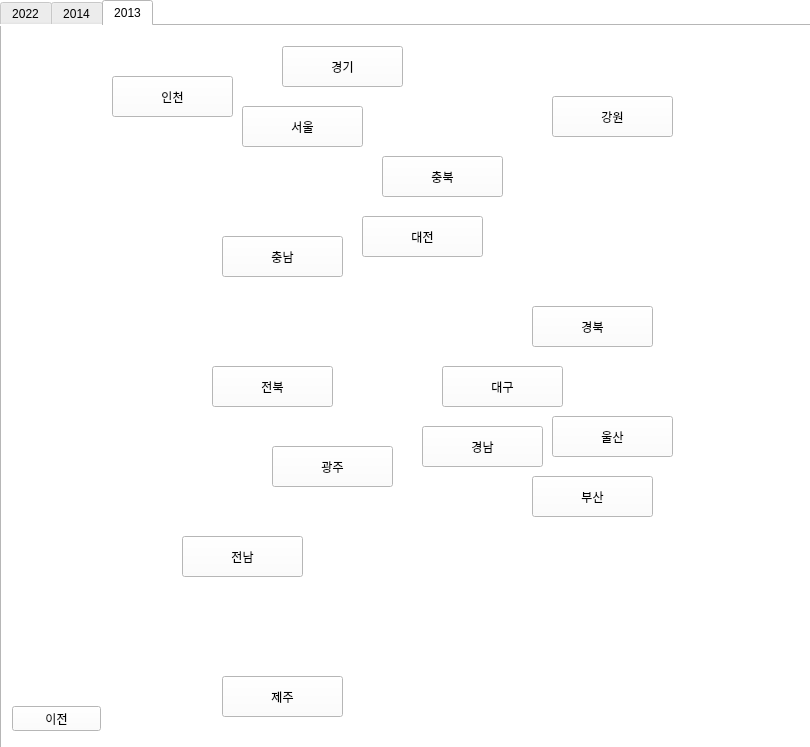
<?xml version="1.0" encoding="UTF-8"?>
<ui version="4.0">
 <class>Form</class>
 <widget class="QWidget" name="Form">
  <property name="geometry">
   <rect>
    <x>0</x>
    <y>0</y>
    <width>810</width>
    <height>747</height>
   </rect>
  </property>
  <property name="windowTitle">
   <string>Form</string>
  </property>
  <widget class="QStackedWidget" name="stackedWidget">
   <property name="geometry">
    <rect>
     <x>0</x>
     <y>0</y>
     <width>811</width>
     <height>801</height>
    </rect>
   </property>
   <property name="styleSheet">
    <string notr="true">background-color: white;</string>
   </property>
   <property name="currentIndex">
    <number>1</number>
   </property>
   <widget class="QWidget" name="page0">
    <widget class="QPushButton" name="p1btn">
     <property name="geometry">
      <rect>
       <x>10</x>
       <y>20</y>
       <width>401</width>
       <height>111</height>
      </rect>
     </property>
     <property name="text">
      <string>PushButton</string>
     </property>
    </widget>
    <widget class="QPushButton" name="p2btn">
     <property name="geometry">
      <rect>
       <x>10</x>
       <y>140</y>
       <width>401</width>
       <height>111</height>
      </rect>
     </property>
     <property name="text">
      <string>PushButton</string>
     </property>
    </widget>
   </widget>
   <widget class="QWidget" name="page1">
    <widget class="QTabWidget" name="tabWidget">
     <property name="geometry">
      <rect>
       <x>0</x>
       <y>0</y>
       <width>811</width>
       <height>751</height>
      </rect>
     </property>
     <property name="currentIndex">
      <number>2</number>
     </property>
     <widget class="QWidget" name="tab_3">
      <attribute name="title">
       <string>2022</string>
      </attribute>
      <widget class="QLabel" name="label_4">
       <property name="geometry">
        <rect>
         <x>0</x>
         <y>0</y>
         <width>811</width>
         <height>721</height>
        </rect>
       </property>
       <property name="styleSheet">
        <string notr="true">background-image: url(&quot;/home/iot/다운로드/12.png&quot;)</string>
       </property>
       <property name="text">
        <string/>
       </property>
       <property name="pixmap">
        <pixmap>../../다운로드/12.png</pixmap>
       </property>
      </widget>
      <widget class="QPushButton" name="q2b_3">
       <property name="geometry">
        <rect>
         <x>220</x>
         <y>60</y>
         <width>121</width>
         <height>41</height>
        </rect>
       </property>
       <property name="text">
        <string>서울</string>
       </property>
      </widget>
      <widget class="QPushButton" name="q15b">
       <property name="geometry">
        <rect>
         <x>150</x>
         <y>140</y>
         <width>121</width>
         <height>41</height>
        </rect>
       </property>
       <property name="text">
        <string>세종</string>
       </property>
      </widget>
     </widget>
     <widget class="QWidget" name="tab_2">
      <attribute name="title">
       <string>2014</string>
      </attribute>
      <widget class="QLabel" name="label_3">
       <property name="geometry">
        <rect>
         <x>0</x>
         <y>0</y>
         <width>811</width>
         <height>721</height>
        </rect>
       </property>
       <property name="styleSheet">
        <string notr="true">background-image: url(&quot;/home/iot/다운로드/12.png&quot;)</string>
       </property>
       <property name="text">
        <string/>
       </property>
       <property name="pixmap">
        <pixmap>../../다운로드/12.png</pixmap>
       </property>
      </widget>
      <widget class="QPushButton" name="q2b_2">
       <property name="geometry">
        <rect>
         <x>240</x>
         <y>80</y>
         <width>121</width>
         <height>41</height>
        </rect>
       </property>
       <property name="text">
        <string>서울</string>
       </property>
      </widget>
     </widget>
     <widget class="QWidget" name="tab">
      <attribute name="title">
       <string>2013</string>
      </attribute>
      <widget class="QPushButton" name="q5b">
       <property name="geometry">
        <rect>
         <x>110</x>
         <y>50</y>
         <width>121</width>
         <height>41</height>
        </rect>
       </property>
       <property name="text">
        <string>인천</string>
       </property>
      </widget>
      <widget class="QPushButton" name="q7b">
       <property name="geometry">
        <rect>
         <x>220</x>
         <y>210</y>
         <width>121</width>
         <height>41</height>
        </rect>
       </property>
       <property name="text">
        <string>충남</string>
       </property>
      </widget>
      <widget class="QPushButton" name="q1b">
       <property name="geometry">
        <rect>
         <x>280</x>
         <y>20</y>
         <width>121</width>
         <height>41</height>
        </rect>
       </property>
       <property name="text">
        <string>경기</string>
       </property>
      </widget>
      <widget class="QPushButton" name="q2b">
       <property name="geometry">
        <rect>
         <x>240</x>
         <y>80</y>
         <width>121</width>
         <height>41</height>
        </rect>
       </property>
       <property name="text">
        <string>서울</string>
       </property>
      </widget>
      <widget class="QPushButton" name="q11b">
       <property name="geometry">
        <rect>
         <x>360</x>
         <y>190</y>
         <width>121</width>
         <height>41</height>
        </rect>
       </property>
       <property name="text">
        <string>대전</string>
       </property>
      </widget>
      <widget class="QPushButton" name="q9b">
       <property name="geometry">
        <rect>
         <x>380</x>
         <y>130</y>
         <width>121</width>
         <height>41</height>
        </rect>
       </property>
       <property name="text">
        <string>충북</string>
       </property>
      </widget>
      <widget class="QPushButton" name="q6b">
       <property name="geometry">
        <rect>
         <x>530</x>
         <y>280</y>
         <width>121</width>
         <height>41</height>
        </rect>
       </property>
       <property name="text">
        <string>경북</string>
       </property>
      </widget>
      <widget class="QPushButton" name="q10b">
       <property name="geometry">
        <rect>
         <x>550</x>
         <y>70</y>
         <width>121</width>
         <height>41</height>
        </rect>
       </property>
       <property name="text">
        <string>강원</string>
       </property>
      </widget>
      <widget class="QPushButton" name="q8b">
       <property name="geometry">
        <rect>
         <x>210</x>
         <y>340</y>
         <width>121</width>
         <height>41</height>
        </rect>
       </property>
       <property name="text">
        <string>전북</string>
       </property>
      </widget>
      <widget class="QPushButton" name="q12b">
       <property name="geometry">
        <rect>
         <x>270</x>
         <y>420</y>
         <width>121</width>
         <height>41</height>
        </rect>
       </property>
       <property name="text">
        <string>광주</string>
       </property>
      </widget>
      <widget class="QPushButton" name="q17b">
       <property name="geometry">
        <rect>
         <x>180</x>
         <y>510</y>
         <width>121</width>
         <height>41</height>
        </rect>
       </property>
       <property name="text">
        <string>전남</string>
       </property>
      </widget>
      <widget class="QPushButton" name="q14b">
       <property name="geometry">
        <rect>
         <x>220</x>
         <y>650</y>
         <width>121</width>
         <height>41</height>
        </rect>
       </property>
       <property name="text">
        <string>제주</string>
       </property>
      </widget>
      <widget class="QPushButton" name="q4b">
       <property name="geometry">
        <rect>
         <x>420</x>
         <y>400</y>
         <width>121</width>
         <height>41</height>
        </rect>
       </property>
       <property name="text">
        <string>경남</string>
       </property>
      </widget>
      <widget class="QPushButton" name="q16b">
       <property name="geometry">
        <rect>
         <x>440</x>
         <y>340</y>
         <width>121</width>
         <height>41</height>
        </rect>
       </property>
       <property name="text">
        <string>대구</string>
       </property>
      </widget>
      <widget class="QPushButton" name="q13b">
       <property name="geometry">
        <rect>
         <x>550</x>
         <y>390</y>
         <width>121</width>
         <height>41</height>
        </rect>
       </property>
       <property name="text">
        <string>울산</string>
       </property>
      </widget>
      <widget class="QPushButton" name="q3b">
       <property name="geometry">
        <rect>
         <x>530</x>
         <y>450</y>
         <width>121</width>
         <height>41</height>
        </rect>
       </property>
       <property name="text">
        <string>부산</string>
       </property>
      </widget>
      <widget class="QLabel" name="label_2">
       <property name="geometry">
        <rect>
         <x>0</x>
         <y>0</y>
         <width>811</width>
         <height>721</height>
        </rect>
       </property>
       <property name="styleSheet">
        <string notr="true">background-image: url(&quot;/home/iot/다운로드/12.png&quot;)</string>
       </property>
       <property name="text">
        <string/>
       </property>
       <property name="pixmap">
        <pixmap>../../다운로드/12.png</pixmap>
       </property>
      </widget>
      <widget class="QPushButton" name="btn_home">
       <property name="geometry">
        <rect>
         <x>10</x>
         <y>680</y>
         <width>89</width>
         <height>25</height>
        </rect>
       </property>
       <property name="text">
        <string>이전</string>
       </property>
      </widget>
      <zorder>label_2</zorder>
      <zorder>q5b</zorder>
      <zorder>q7b</zorder>
      <zorder>q1b</zorder>
      <zorder>q2b</zorder>
      <zorder>q11b</zorder>
      <zorder>q9b</zorder>
      <zorder>q6b</zorder>
      <zorder>q10b</zorder>
      <zorder>q8b</zorder>
      <zorder>q12b</zorder>
      <zorder>q17b</zorder>
      <zorder>q14b</zorder>
      <zorder>q4b</zorder>
      <zorder>q16b</zorder>
      <zorder>q13b</zorder>
      <zorder>q3b</zorder>
      <zorder>btn_home</zorder>
     </widget>
    </widget>
   </widget>
   <widget class="QWidget" name="page2">
    <widget class="QPushButton" name="pushButton_2">
     <property name="geometry">
      <rect>
       <x>180</x>
       <y>60</y>
       <width>301</width>
       <height>261</height>
      </rect>
     </property>
     <property name="text">
      <string>index2</string>
     </property>
    </widget>
   </widget>
   <widget class="QWidget" name="page3">
    <widget class="QLabel" name="label_5">
     <property name="geometry">
      <rect>
       <x>250</x>
       <y>0</y>
       <width>191</width>
       <height>81</height>
      </rect>
     </property>
     <property name="text">
      <string>경기 지역 상품 가격</string>
     </property>
    </widget>
    <widget class="QWidget" name="verticalLayoutWidget_2">
     <property name="geometry">
      <rect>
       <x>30</x>
       <y>160</y>
       <width>591</width>
       <height>481</height>
      </rect>
     </property>
     <layout class="QVBoxLayout" name="graph_verticalLayout_2"/>
    </widget>
    <widget class="QLabel" name="label_6">
     <property name="geometry">
      <rect>
       <x>630</x>
       <y>600</y>
       <width>91</width>
       <height>41</height>
      </rect>
     </property>
     <property name="text">
      <string>평균</string>
     </property>
    </widget>
    <widget class="QLabel" name="label_7">
     <property name="geometry">
      <rect>
       <x>630</x>
       <y>500</y>
       <width>91</width>
       <height>41</height>
      </rect>
     </property>
     <property name="text">
      <string>최소</string>
     </property>
    </widget>
    <widget class="QLabel" name="label_8">
     <property name="geometry">
      <rect>
       <x>630</x>
       <y>550</y>
       <width>91</width>
       <height>41</height>
      </rect>
     </property>
     <property name="text">
      <string>최대</string>
     </property>
    </widget>
    <widget class="QLabel" name="label_9">
     <property name="geometry">
      <rect>
       <x>630</x>
       <y>450</y>
       <width>91</width>
       <height>41</height>
      </rect>
     </property>
     <property name="text">
      <string>예상</string>
     </property>
    </widget>
    <widget class="QLabel" name="label_10">
     <property name="geometry">
      <rect>
       <x>100</x>
       <y>90</y>
       <width>91</width>
       <height>41</height>
      </rect>
     </property>
     <property name="text">
      <string>연도</string>
     </property>
    </widget>
    <widget class="QLabel" name="label_11">
     <property name="geometry">
      <rect>
       <x>260</x>
       <y>90</y>
       <width>91</width>
       <height>41</height>
      </rect>
     </property>
     <property name="text">
      <string>지역</string>
     </property>
    </widget>
    <widget class="QLabel" name="label_12">
     <property name="geometry">
      <rect>
       <x>470</x>
       <y>90</y>
       <width>91</width>
       <height>41</height>
      </rect>
     </property>
     <property name="text">
      <string>상품</string>
     </property>
    </widget>
    <widget class="QPushButton" name="g1b">
     <property name="geometry">
      <rect>
       <x>640</x>
       <y>10</y>
       <width>131</width>
       <height>51</height>
      </rect>
     </property>
     <property name="text">
      <string>지도</string>
     </property>
    </widget>
   </widget>
   <widget class="QWidget" name="page4">
    <widget class="QPushButton" name="g2b">
     <property name="geometry">
      <rect>
       <x>640</x>
       <y>10</y>
       <width>131</width>
       <height>51</height>
      </rect>
     </property>
     <property name="text">
      <string>지도</string>
     </property>
    </widget>
    <widget class="QWidget" name="verticalLayoutWidget">
     <property name="geometry">
      <rect>
       <x>10</x>
       <y>160</y>
       <width>621</width>
       <height>541</height>
      </rect>
     </property>
     <layout class="QVBoxLayout" name="graph_verticalLayout"/>
    </widget>
    <widget class="QLabel" name="label_13">
     <property name="geometry">
      <rect>
       <x>270</x>
       <y>20</y>
       <width>191</width>
       <height>81</height>
      </rect>
     </property>
     <property name="text">
      <string>서울 지역 상품 가격</string>
     </property>
    </widget>
   </widget>
   <widget class="QWidget" name="page5">
    <widget class="QPushButton" name="g3b">
     <property name="geometry">
      <rect>
       <x>640</x>
       <y>10</y>
       <width>131</width>
       <height>51</height>
      </rect>
     </property>
     <property name="text">
      <string>부산</string>
     </property>
    </widget>
    <widget class="QWidget" name="verticalLayoutWidget_3">
     <property name="geometry">
      <rect>
       <x>30</x>
       <y>150</y>
       <width>631</width>
       <height>561</height>
      </rect>
     </property>
     <layout class="QVBoxLayout" name="graph_verticalLayout_3"/>
    </widget>
    <widget class="QLabel" name="label_14">
     <property name="geometry">
      <rect>
       <x>280</x>
       <y>30</y>
       <width>191</width>
       <height>81</height>
      </rect>
     </property>
     <property name="text">
      <string>부산 지역 상품 가격</string>
     </property>
    </widget>
   </widget>
   <widget class="QWidget" name="page6">
    <widget class="QWidget" name="verticalLayoutWidget_4">
     <property name="geometry">
      <rect>
       <x>40</x>
       <y>290</y>
       <width>451</width>
       <height>441</height>
      </rect>
     </property>
     <layout class="QVBoxLayout" name="graph_verticalLayout_4"/>
    </widget>
    <widget class="QPushButton" name="g4b">
     <property name="geometry">
      <rect>
       <x>640</x>
       <y>10</y>
       <width>131</width>
       <height>51</height>
      </rect>
     </property>
     <property name="text">
      <string>지도</string>
     </property>
    </widget>
    <widget class="QLabel" name="label_15">
     <property name="geometry">
      <rect>
       <x>310</x>
       <y>20</y>
       <width>191</width>
       <height>81</height>
      </rect>
     </property>
     <property name="text">
      <string>경남 지역 상품 가격</string>
     </property>
    </widget>
   </widget>
   <widget class="QWidget" name="page7">
    <widget class="QWidget" name="verticalLayoutWidget_5">
     <property name="geometry">
      <rect>
       <x>20</x>
       <y>230</y>
       <width>631</width>
       <height>491</height>
      </rect>
     </property>
     <layout class="QVBoxLayout" name="graph_verticalLayout_5"/>
    </widget>
    <widget class="QPushButton" name="g5b">
     <property name="geometry">
      <rect>
       <x>640</x>
       <y>10</y>
       <width>131</width>
       <height>51</height>
      </rect>
     </property>
     <property name="text">
      <string>지도</string>
     </property>
    </widget>
    <widget class="QLabel" name="label_16">
     <property name="geometry">
      <rect>
       <x>330</x>
       <y>30</y>
       <width>191</width>
       <height>81</height>
      </rect>
     </property>
     <property name="text">
      <string>인천 지역 상품 가격</string>
     </property>
    </widget>
   </widget>
   <widget class="QWidget" name="page8">
    <widget class="QWidget" name="verticalLayoutWidget_6">
     <property name="geometry">
      <rect>
       <x>40</x>
       <y>200</y>
       <width>681</width>
       <height>521</height>
      </rect>
     </property>
     <layout class="QVBoxLayout" name="graph_verticalLayout_6"/>
    </widget>
    <widget class="QPushButton" name="g6b">
     <property name="geometry">
      <rect>
       <x>640</x>
       <y>10</y>
       <width>131</width>
       <height>51</height>
      </rect>
     </property>
     <property name="text">
      <string>지도</string>
     </property>
    </widget>
    <widget class="QLabel" name="label_17">
     <property name="geometry">
      <rect>
       <x>330</x>
       <y>30</y>
       <width>191</width>
       <height>81</height>
      </rect>
     </property>
     <property name="text">
      <string>경북 지역 상품 가격</string>
     </property>
    </widget>
   </widget>
   <widget class="QWidget" name="page9">
    <widget class="QWidget" name="verticalLayoutWidget_7">
     <property name="geometry">
      <rect>
       <x>30</x>
       <y>200</y>
       <width>701</width>
       <height>521</height>
      </rect>
     </property>
     <layout class="QVBoxLayout" name="graph_verticalLayout_7"/>
    </widget>
    <widget class="QPushButton" name="g7b">
     <property name="geometry">
      <rect>
       <x>640</x>
       <y>10</y>
       <width>131</width>
       <height>51</height>
      </rect>
     </property>
     <property name="text">
      <string>지도</string>
     </property>
    </widget>
    <widget class="QLabel" name="label_18">
     <property name="geometry">
      <rect>
       <x>320</x>
       <y>30</y>
       <width>191</width>
       <height>81</height>
      </rect>
     </property>
     <property name="text">
      <string>충남 지역 상품 가격</string>
     </property>
    </widget>
   </widget>
   <widget class="QWidget" name="page10">
    <widget class="QWidget" name="verticalLayoutWidget_8">
     <property name="geometry">
      <rect>
       <x>30</x>
       <y>130</y>
       <width>751</width>
       <height>591</height>
      </rect>
     </property>
     <layout class="QVBoxLayout" name="graph_verticalLayout_8"/>
    </widget>
    <widget class="QPushButton" name="g8b">
     <property name="geometry">
      <rect>
       <x>640</x>
       <y>10</y>
       <width>131</width>
       <height>51</height>
      </rect>
     </property>
     <property name="text">
      <string>지도</string>
     </property>
    </widget>
    <widget class="QLabel" name="label_19">
     <property name="geometry">
      <rect>
       <x>310</x>
       <y>20</y>
       <width>191</width>
       <height>81</height>
      </rect>
     </property>
     <property name="text">
      <string>전북 지역 상품 가격</string>
     </property>
    </widget>
   </widget>
   <widget class="QWidget" name="page11">
    <widget class="QWidget" name="verticalLayoutWidget_9">
     <property name="geometry">
      <rect>
       <x>30</x>
       <y>200</y>
       <width>691</width>
       <height>491</height>
      </rect>
     </property>
     <layout class="QVBoxLayout" name="graph_verticalLayout_9"/>
    </widget>
    <widget class="QPushButton" name="g9b">
     <property name="geometry">
      <rect>
       <x>640</x>
       <y>10</y>
       <width>131</width>
       <height>51</height>
      </rect>
     </property>
     <property name="text">
      <string>지도</string>
     </property>
    </widget>
    <widget class="QLabel" name="label_20">
     <property name="geometry">
      <rect>
       <x>300</x>
       <y>40</y>
       <width>191</width>
       <height>81</height>
      </rect>
     </property>
     <property name="text">
      <string>충북 지역 상품 가격</string>
     </property>
    </widget>
   </widget>
   <widget class="QWidget" name="page12">
    <widget class="QWidget" name="verticalLayoutWidget_10">
     <property name="geometry">
      <rect>
       <x>40</x>
       <y>190</y>
       <width>661</width>
       <height>531</height>
      </rect>
     </property>
     <layout class="QVBoxLayout" name="graph_verticalLayout_10"/>
    </widget>
    <widget class="QPushButton" name="g10b">
     <property name="geometry">
      <rect>
       <x>640</x>
       <y>10</y>
       <width>131</width>
       <height>51</height>
      </rect>
     </property>
     <property name="text">
      <string>지도</string>
     </property>
    </widget>
    <widget class="QLabel" name="label_21">
     <property name="geometry">
      <rect>
       <x>330</x>
       <y>40</y>
       <width>191</width>
       <height>81</height>
      </rect>
     </property>
     <property name="text">
      <string>강원 지역 상품 가격</string>
     </property>
    </widget>
   </widget>
   <widget class="QWidget" name="page13">
    <widget class="QWidget" name="verticalLayoutWidget_11">
     <property name="geometry">
      <rect>
       <x>40</x>
       <y>220</y>
       <width>631</width>
       <height>501</height>
      </rect>
     </property>
     <layout class="QVBoxLayout" name="graph_verticalLayout_11"/>
    </widget>
    <widget class="QPushButton" name="g11b">
     <property name="geometry">
      <rect>
       <x>640</x>
       <y>10</y>
       <width>131</width>
       <height>51</height>
      </rect>
     </property>
     <property name="text">
      <string>지도</string>
     </property>
    </widget>
    <widget class="QLabel" name="label_22">
     <property name="geometry">
      <rect>
       <x>320</x>
       <y>30</y>
       <width>191</width>
       <height>81</height>
      </rect>
     </property>
     <property name="text">
      <string>대전 지역 상품 가격</string>
     </property>
    </widget>
   </widget>
   <widget class="QWidget" name="page14">
    <widget class="QWidget" name="verticalLayoutWidget_12">
     <property name="geometry">
      <rect>
       <x>30</x>
       <y>180</y>
       <width>681</width>
       <height>541</height>
      </rect>
     </property>
     <layout class="QVBoxLayout" name="graph_verticalLayout_12"/>
    </widget>
    <widget class="QPushButton" name="g12b">
     <property name="geometry">
      <rect>
       <x>640</x>
       <y>10</y>
       <width>131</width>
       <height>51</height>
      </rect>
     </property>
     <property name="text">
      <string>지도</string>
     </property>
    </widget>
    <widget class="QLabel" name="label_23">
     <property name="geometry">
      <rect>
       <x>320</x>
       <y>20</y>
       <width>191</width>
       <height>81</height>
      </rect>
     </property>
     <property name="text">
      <string>광주 지역 상품 가격</string>
     </property>
    </widget>
   </widget>
   <widget class="QWidget" name="page15">
    <widget class="QWidget" name="verticalLayoutWidget_13">
     <property name="geometry">
      <rect>
       <x>40</x>
       <y>140</y>
       <width>691</width>
       <height>581</height>
      </rect>
     </property>
     <layout class="QVBoxLayout" name="graph_verticalLayout_13"/>
    </widget>
    <widget class="QPushButton" name="g13b">
     <property name="geometry">
      <rect>
       <x>640</x>
       <y>10</y>
       <width>131</width>
       <height>51</height>
      </rect>
     </property>
     <property name="text">
      <string>지도</string>
     </property>
    </widget>
    <widget class="QLabel" name="label_24">
     <property name="geometry">
      <rect>
       <x>320</x>
       <y>20</y>
       <width>191</width>
       <height>81</height>
      </rect>
     </property>
     <property name="text">
      <string>울산 지역 상품 가격</string>
     </property>
    </widget>
   </widget>
   <widget class="QWidget" name="page16">
    <widget class="QWidget" name="verticalLayoutWidget_14">
     <property name="geometry">
      <rect>
       <x>40</x>
       <y>190</y>
       <width>671</width>
       <height>531</height>
      </rect>
     </property>
     <layout class="QVBoxLayout" name="graph_verticalLayout_14"/>
    </widget>
    <widget class="QPushButton" name="g14b">
     <property name="geometry">
      <rect>
       <x>640</x>
       <y>10</y>
       <width>131</width>
       <height>51</height>
      </rect>
     </property>
     <property name="text">
      <string>지도</string>
     </property>
    </widget>
    <widget class="QLabel" name="label_25">
     <property name="geometry">
      <rect>
       <x>310</x>
       <y>20</y>
       <width>191</width>
       <height>81</height>
      </rect>
     </property>
     <property name="text">
      <string>제주 지역 상품 가격</string>
     </property>
    </widget>
   </widget>
   <widget class="QWidget" name="page17">
    <widget class="QWidget" name="verticalLayoutWidget_15">
     <property name="geometry">
      <rect>
       <x>40</x>
       <y>160</y>
       <width>661</width>
       <height>561</height>
      </rect>
     </property>
     <layout class="QVBoxLayout" name="graph_verticalLayout_15"/>
    </widget>
    <widget class="QPushButton" name="g15b">
     <property name="geometry">
      <rect>
       <x>630</x>
       <y>10</y>
       <width>131</width>
       <height>51</height>
      </rect>
     </property>
     <property name="text">
      <string>지도</string>
     </property>
    </widget>
    <widget class="QLabel" name="label_26">
     <property name="geometry">
      <rect>
       <x>270</x>
       <y>20</y>
       <width>191</width>
       <height>81</height>
      </rect>
     </property>
     <property name="text">
      <string>세종 지역 상품 가격</string>
     </property>
    </widget>
   </widget>
   <widget class="QWidget" name="page18">
    <widget class="QWidget" name="verticalLayoutWidget_16">
     <property name="geometry">
      <rect>
       <x>40</x>
       <y>160</y>
       <width>641</width>
       <height>561</height>
      </rect>
     </property>
     <layout class="QVBoxLayout" name="graph_verticalLayout_16"/>
    </widget>
    <widget class="QPushButton" name="g16b">
     <property name="geometry">
      <rect>
       <x>630</x>
       <y>10</y>
       <width>131</width>
       <height>51</height>
      </rect>
     </property>
     <property name="text">
      <string>지도</string>
     </property>
    </widget>
    <widget class="QLabel" name="label_27">
     <property name="geometry">
      <rect>
       <x>290</x>
       <y>20</y>
       <width>191</width>
       <height>81</height>
      </rect>
     </property>
     <property name="text">
      <string>대구 지역 상품 가격</string>
     </property>
    </widget>
   </widget>
   <widget class="QWidget" name="page19">
    <widget class="QWidget" name="verticalLayoutWidget_17">
     <property name="geometry">
      <rect>
       <x>30</x>
       <y>120</y>
       <width>711</width>
       <height>601</height>
      </rect>
     </property>
     <layout class="QVBoxLayout" name="graph_verticalLayout_17"/>
    </widget>
    <widget class="QPushButton" name="g17b">
     <property name="geometry">
      <rect>
       <x>640</x>
       <y>10</y>
       <width>131</width>
       <height>51</height>
      </rect>
     </property>
     <property name="text">
      <string>지도</string>
     </property>
    </widget>
    <widget class="QLabel" name="label_28">
     <property name="geometry">
      <rect>
       <x>290</x>
       <y>10</y>
       <width>191</width>
       <height>81</height>
      </rect>
     </property>
     <property name="text">
      <string>전남 지역 상품 가격</string>
     </property>
    </widget>
   </widget>
  </widget>
 </widget>
 <resources/>
 <connections/>
</ui>
